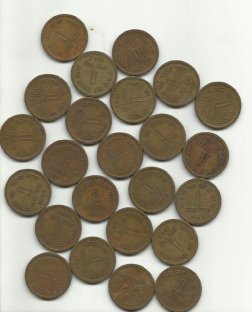
#> input picture water_coins.jpg, 252 x 312 px
$ python Water_shed_algo_ME21B1039.py
#> lines starting #> are read from the running program, lines starting #| are printed output that depends on the picture; after the words box and inside, x2 and y2 are one past the last pixel; in counts of white or black regions, pixels touching at a corner belong together
#ME21B1039
#Vijay Krishna RV
#Assignment 3

import numpy as np
import cv2 as cv
from matplotlib import pyplot as plt

img = cv.imread('water_coins.jpg')
#> img is the input picture: shape (312, 252, 3); mean B, G, R 136.3, 153.2, 161.4
img_gray = cv.cvtColor(img, cv.COLOR_BGR2GRAY)

#Step 1 :  original image
plt.figure()
plt.title('Original Image')
plt.imshow(cv.cvtColor(img, cv.COLOR_BGR2RGB))  # Convert BGR to RGB for correct color display
plt.axis('off')

# Step 2 : Grayscale image
plt.figure()
plt.title('Gray Image')
plt.imshow(img_gray, cmap='gray')
plt.axis('off')

# Step 3:  Binary image
_, thresh = cv.threshold(img_gray, 0, 255, cv.THRESH_BINARY_INV + cv.THRESH_OTSU)
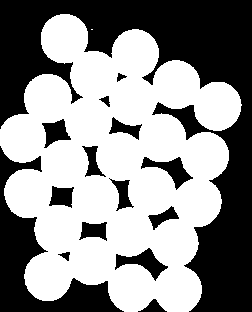
#> thresh: shape (312, 252); 55.9% white; 15 black regions, largest, box (x1, y1, x2, y2) and area: (0, 0, 252, 312) 24925, (0, 146, 124, 312) 5653, (115, 248, 168, 281) 657
plt.figure()
plt.title('Binary Image')
plt.imshow(thresh, cmap='gray')
plt.axis('off')

# Step 4: Erosion + Dilation
kernel = np.ones((3, 3), np.uint8)
opening = cv.morphologyEx(thresh, cv.MORPH_OPEN, kernel, iterations=3)
#> opening: shape (312, 252); 55.8% white; 15 black regions, largest, box (x1, y1, x2, y2) and area: (0, 0, 252, 312) 24940, (0, 146, 124, 312) 5663, (115, 248, 168, 281) 663
plt.figure()
plt.title('Image after Opening (Erosion + Dilation)')
plt.imshow(opening, cmap='gray')
plt.axis('off')

#Step 5 : Sure background
sure_bg = cv.dilate(opening, kernel, iterations=3)
#> sure_bg: shape (312, 252); 66.1% white; 17 black regions (5 under 20 px), largest, box (x1, y1, x2, y2) and area: (0, 0, 252, 312) 21109, (0, 155, 116, 312) 4254, (175, 109, 199, 133) 203
plt.figure()
plt.title('Sure Background')
plt.imshow(sure_bg, cmap='gray')
plt.axis('off')

#Step 6: Sure foreground
dist_transform = cv.distanceTransform(opening, cv.DIST_L2, 5)
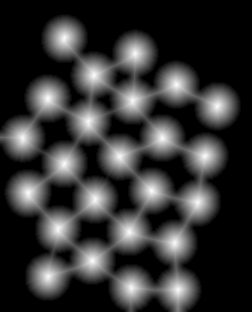
#> dist_transform: shape (312, 252) float32; min 0, max 23.97, mean 4.9; drawn with min black and max white
_, sure_fg = cv.threshold(dist_transform, 0.7 * dist_transform.max(), 255, 0)
#> sure_fg: shape (312, 252) float32; 5.6% white; 24 white regions, largest, box (x1, y1, x2, y2) and area: (88, 191, 103, 208) 198, (21, 185, 36, 202) 196, (51, 221, 66, 238) 196
plt.figure()
plt.title('Sure Foreground')
plt.imshow(sure_fg, cmap='gray')
plt.axis('off')

# Step 7 :Unknown regions
sure_fg = np.uint8(sure_fg)
unknown = cv.subtract(sure_bg, sure_fg)
plt.figure()
plt.title('Unknown Region')
plt.imshow(unknown, cmap='gray')
plt.axis('off')

# STEP 8 :Labelling
_, markers = cv.connectedComponents(sure_fg)
#> markers: shape (312, 252) int32; 25 distinct labels, from 0 to 24
markers += 1
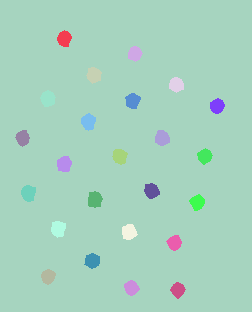
#> markers: shape (312, 252) int32; 25 distinct labels, from 1 to 25; one colour per label, 0 black
markers[unknown == 255] = 0
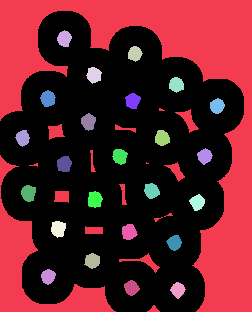
#> markers: shape (312, 252) int32; 26 distinct labels, from 0 to 25; one colour per label, 0 black

# Apply the watershed algorithm
markers = cv.watershed(img, markers)
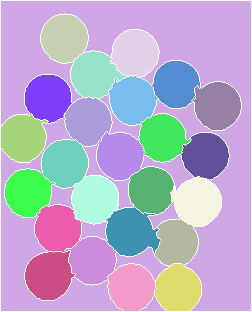
#> markers: shape (312, 252) int32; 26 distinct labels, from -1 to 25; one colour per label, 0 black, -1 white

img[markers == -1] = [255, 0, 0]  #marking borders with red
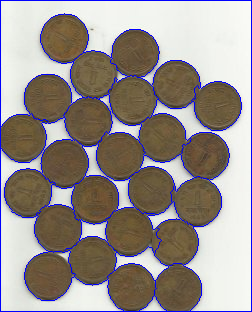
#> img: shape (312, 252, 3); 5.06% of pixels changed, all inside (x1, y1, x2, y2) = (0, 0, 252, 312)
unique_markers = np.unique(markers)
#> unique_markers = 26 values from -1 to 25

# Assign random colors to each segment
segmented_img = np.zeros_like(img)
for marker in unique_markers:
    if marker == -1:  # dont diclude boundary marker
        continue
    color = np.random.randint(0, 255, size=(3), dtype=np.uint8)
    segmented_img[markers == marker] = color
#> this loop made 26 passes
#> color on passes 2 to 13: [172, 10, 127], [47, 170, 196], [117, 166, 22], [192, 204, 33], [67, 179, 78], [251, 82, 162], [195, 118, 125], [103, 125, 229], [9, 164, 116], [211, 222, 161], [21, 81, 89], [242, 214, 102]
#> marker on pass 1: -1
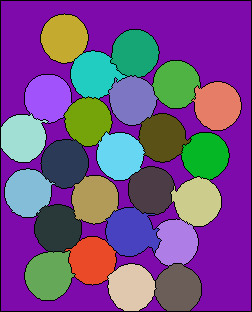
#> segmented_img: shape (312, 252, 3); mean of channels 0, 1, 2 137.8, 77.9, 117.4; drawn as B, G, R

# Final segmented image
plt.figure()
plt.title('Final Segmented Image with Random Colors')
plt.imshow(cv.cvtColor(segmented_img, cv.COLOR_BGR2RGB))
plt.axis('off')

plt.show()
